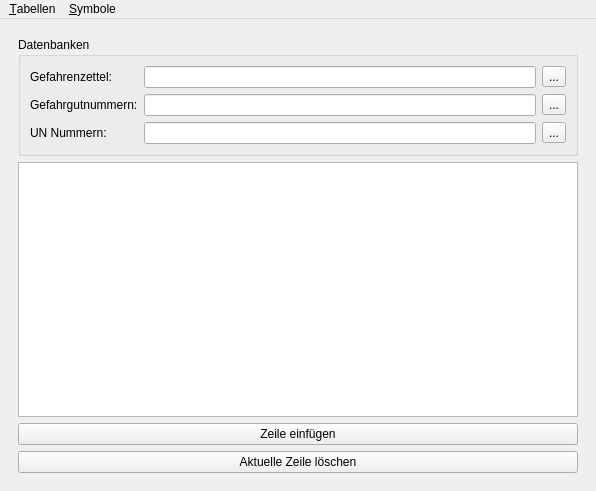
<?xml version="1.0" encoding="UTF-8"?>
<ui version="4.0">
 <class>DlgEditor</class>
 <widget class="QMainWindow" name="DlgEditor">
  <property name="geometry">
   <rect>
    <x>0</x>
    <y>0</y>
    <width>596</width>
    <height>491</height>
   </rect>
  </property>
  <property name="windowTitle">
   <string>Tabellen Editor</string>
  </property>
  <property name="windowIcon">
   <iconset resource="../Resourcen.qrc">
    <normaloff>:/Bilder/Bilder/Sonstige/Gefahrtafel.svg</normaloff>:/Bilder/Bilder/Sonstige/Gefahrtafel.svg</iconset>
  </property>
  <widget class="QWidget" name="centralwidget">
   <layout class="QVBoxLayout" name="verticalLayout_3">
    <item>
     <widget class="QStackedWidget" name="Stapel">
      <widget class="QWidget" name="Datenbanken">
       <layout class="QVBoxLayout" name="verticalLayout_2">
        <item>
         <widget class="QGroupBox" name="boxDatenbanken">
          <property name="title">
           <string>Datenbanken</string>
          </property>
          <layout class="QVBoxLayout" name="verticalLayout">
           <item>
            <layout class="QFormLayout" name="formLayout">
             <item row="0" column="0">
              <widget class="QLabel" name="schildGefahrenzettel">
               <property name="text">
                <string>Gefahrenzettel:</string>
               </property>
              </widget>
             </item>
             <item row="0" column="1">
              <layout class="QHBoxLayout" name="horizontalLayout">
               <item>
                <widget class="QLineEdit" name="txtGefahrenzettel"/>
               </item>
               <item>
                <widget class="QToolButton" name="sfGefahrenzettelpfad">
                 <property name="text">
                  <string>...</string>
                 </property>
                </widget>
               </item>
              </layout>
             </item>
             <item row="1" column="0">
              <widget class="QLabel" name="schildGefahrgutnummern">
               <property name="text">
                <string>Gefahrgutnummern:</string>
               </property>
              </widget>
             </item>
             <item row="1" column="1">
              <layout class="QHBoxLayout" name="horizontalLayout_2">
               <item>
                <widget class="QLineEdit" name="txtGefahrgutnummern"/>
               </item>
               <item>
                <widget class="QToolButton" name="sfGefahrgutnummernpfad">
                 <property name="text">
                  <string>...</string>
                 </property>
                </widget>
               </item>
              </layout>
             </item>
             <item row="2" column="0">
              <widget class="QLabel" name="schildUNNummern">
               <property name="text">
                <string>UN Nummern:</string>
               </property>
              </widget>
             </item>
             <item row="2" column="1">
              <layout class="QHBoxLayout" name="horizontalLayout_3">
               <item>
                <widget class="QLineEdit" name="txtUNNummern"/>
               </item>
               <item>
                <widget class="QToolButton" name="sfUNNummernpfad">
                 <property name="text">
                  <string>...</string>
                 </property>
                </widget>
               </item>
              </layout>
             </item>
            </layout>
           </item>
          </layout>
         </widget>
        </item>
        <item>
         <widget class="QTableView" name="Tabelle">
          <property name="selectionMode">
           <enum>QAbstractItemView::SingleSelection</enum>
          </property>
          <property name="selectionBehavior">
           <enum>QAbstractItemView::SelectRows</enum>
          </property>
          <attribute name="horizontalHeaderStretchLastSection">
           <bool>true</bool>
          </attribute>
         </widget>
        </item>
        <item>
         <widget class="QPushButton" name="sfZeileEinfuegen">
          <property name="text">
           <string>Zeile einfügen</string>
          </property>
         </widget>
        </item>
        <item>
         <widget class="QPushButton" name="sfZeileLoeschen">
          <property name="text">
           <string>Aktuelle Zeile löschen</string>
          </property>
         </widget>
        </item>
       </layout>
      </widget>
      <widget class="QWidget" name="Gefahrgutklassensymbole">
       <layout class="QVBoxLayout" name="verticalLayout_4">
        <item>
         <layout class="QFormLayout" name="formLayout_2">
          <item row="0" column="0">
           <widget class="QLabel" name="schildSymboldatei">
            <property name="text">
             <string>Symboldatei:</string>
            </property>
           </widget>
          </item>
          <item row="0" column="1">
           <layout class="QHBoxLayout" name="horizontalLayout_4">
            <item>
             <widget class="QLineEdit" name="txtSymboldatei"/>
            </item>
            <item>
             <widget class="QToolButton" name="sfSymbolfpad">
              <property name="text">
               <string>...</string>
              </property>
             </widget>
            </item>
           </layout>
          </item>
         </layout>
        </item>
        <item>
         <widget class="QPlainTextEdit" name="txtSymbole"/>
        </item>
       </layout>
      </widget>
     </widget>
    </item>
   </layout>
  </widget>
  <widget class="QMenuBar" name="Menueleiste">
   <property name="geometry">
    <rect>
     <x>0</x>
     <y>0</y>
     <width>596</width>
     <height>27</height>
    </rect>
   </property>
   <widget class="QMenu" name="menu_Tabellen">
    <property name="title">
     <string>&amp;Tabellen</string>
    </property>
    <widget class="QMenu" name="menu_Gefahrenzettel">
     <property name="title">
      <string>&amp;Gefahrenzettel</string>
     </property>
     <addaction name="action_GefahrenzettelLaden"/>
     <addaction name="action_GefahrenzettelSpeichern"/>
    </widget>
    <widget class="QMenu" name="menu_Stoffgruppen">
     <property name="title">
      <string>&amp;Stoffgruppen</string>
     </property>
     <addaction name="action_StoffgruppenLaden"/>
     <addaction name="action_StoffgruppenSpeichern"/>
    </widget>
    <widget class="QMenu" name="menu_UN_Nummern">
     <property name="title">
      <string>&amp;UN Nummern</string>
     </property>
     <addaction name="action_UN_NummernLaden"/>
     <addaction name="action_UN_NummernSpeichern"/>
    </widget>
    <addaction name="action_DatenbankenAktivieren"/>
    <addaction name="separator"/>
    <addaction name="menu_Gefahrenzettel"/>
    <addaction name="menu_Stoffgruppen"/>
    <addaction name="menu_UN_Nummern"/>
    <addaction name="separator"/>
    <addaction name="action_Beenden"/>
   </widget>
   <widget class="QMenu" name="menu_Symbole">
    <property name="title">
     <string>&amp;Symbole</string>
    </property>
    <widget class="QMenu" name="menu_Gefahrgutklasse">
     <property name="title">
      <string>&amp;Gefahrgutklasse</string>
     </property>
     <addaction name="action_GefahrgutklasseLaden"/>
     <addaction name="action_GefahrgutklasseSpeichern"/>
     <addaction name="action_GefahrgutklasseKompilieren"/>
    </widget>
    <addaction name="action_SymboleAktivieren"/>
    <addaction name="separator"/>
    <addaction name="menu_Gefahrgutklasse"/>
   </widget>
   <addaction name="menu_Tabellen"/>
   <addaction name="menu_Symbole"/>
  </widget>
  <action name="action_Beenden">
   <property name="text">
    <string>&amp;Beenden</string>
   </property>
  </action>
  <action name="action_GefahrenzettelLaden">
   <property name="text">
    <string>&amp;laden</string>
   </property>
  </action>
  <action name="action_GefahrenzettelSpeichern">
   <property name="text">
    <string>&amp;speichern</string>
   </property>
  </action>
  <action name="action_StoffgruppenLaden">
   <property name="text">
    <string>&amp;laden</string>
   </property>
  </action>
  <action name="action_StoffgruppenSpeichern">
   <property name="text">
    <string>&amp;speichern</string>
   </property>
  </action>
  <action name="action_UN_NummernLaden">
   <property name="text">
    <string>&amp;laden</string>
   </property>
  </action>
  <action name="action_UN_NummernSpeichern">
   <property name="text">
    <string>&amp;speichern</string>
   </property>
  </action>
  <action name="action_GefahrgutklasseLaden">
   <property name="text">
    <string>&amp;laden</string>
   </property>
  </action>
  <action name="action_DatenbankenAktivieren">
   <property name="text">
    <string>&amp;aktivieren</string>
   </property>
  </action>
  <action name="action_SymboleAktivieren">
   <property name="text">
    <string>&amp;aktivieren</string>
   </property>
  </action>
  <action name="action_GefahrgutklasseSpeichern">
   <property name="text">
    <string>&amp;speichern</string>
   </property>
  </action>
  <action name="action_GefahrgutklasseKompilieren">
   <property name="text">
    <string>&amp;kompilieren</string>
   </property>
  </action>
 </widget>
 <resources>
  <include location="../Resourcen.qrc"/>
 </resources>
 <connections>
  <connection>
   <sender>action_Beenden</sender>
   <signal>triggered()</signal>
   <receiver>DlgEditor</receiver>
   <slot>close()</slot>
   <hints>
    <hint type="sourcelabel">
     <x>-1</x>
     <y>-1</y>
    </hint>
    <hint type="destinationlabel">
     <x>399</x>
     <y>299</y>
    </hint>
   </hints>
  </connection>
 </connections>
</ui>
